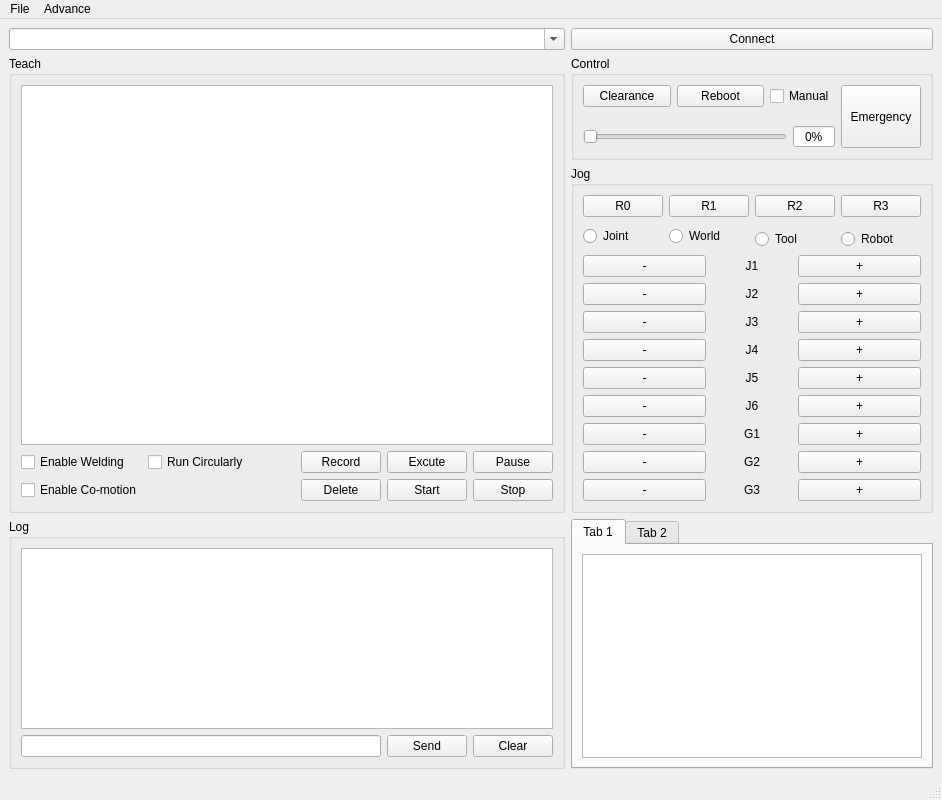
<?xml version="1.0" encoding="UTF-8"?>
<ui version="4.0">
 <class>MainWindow</class>
 <widget class="QMainWindow" name="MainWindow">
  <property name="geometry">
   <rect>
    <x>0</x>
    <y>0</y>
    <width>800</width>
    <height>600</height>
   </rect>
  </property>
  <property name="windowTitle">
   <string>MainWindow</string>
  </property>
  <widget class="QWidget" name="centralwidget">
   <layout class="QGridLayout" name="gridLayout_5">
    <item row="0" column="0">
     <widget class="QComboBox" name="comboBox">
      <property name="sizePolicy">
       <sizepolicy hsizetype="Preferred" vsizetype="Fixed">
        <horstretch>10</horstretch>
        <verstretch>0</verstretch>
       </sizepolicy>
      </property>
      <property name="editable">
       <bool>true</bool>
      </property>
      <property name="currentText">
       <string/>
      </property>
     </widget>
    </item>
    <item row="0" column="1">
     <widget class="QPushButton" name="pushButton">
      <property name="sizePolicy">
       <sizepolicy hsizetype="Minimum" vsizetype="Fixed">
        <horstretch>3</horstretch>
        <verstretch>0</verstretch>
       </sizepolicy>
      </property>
      <property name="text">
       <string>Connect</string>
      </property>
     </widget>
    </item>
    <item row="1" column="1">
     <widget class="QGroupBox" name="groupBox_4">
      <property name="sizePolicy">
       <sizepolicy hsizetype="Minimum" vsizetype="Maximum">
        <horstretch>0</horstretch>
        <verstretch>0</verstretch>
       </sizepolicy>
      </property>
      <property name="title">
       <string>Control</string>
      </property>
      <layout class="QGridLayout" name="gridLayout_4">
       <item row="0" column="1">
        <widget class="QPushButton" name="pushButton_11">
         <property name="sizePolicy">
          <sizepolicy hsizetype="Minimum" vsizetype="Fixed">
           <horstretch>0</horstretch>
           <verstretch>0</verstretch>
          </sizepolicy>
         </property>
         <property name="text">
          <string>Reboot</string>
         </property>
        </widget>
       </item>
       <item row="0" column="0">
        <widget class="QPushButton" name="pushButton_10">
         <property name="sizePolicy">
          <sizepolicy hsizetype="Minimum" vsizetype="Fixed">
           <horstretch>0</horstretch>
           <verstretch>0</verstretch>
          </sizepolicy>
         </property>
         <property name="text">
          <string>Clearance</string>
         </property>
        </widget>
       </item>
       <item row="3" column="0" colspan="3">
        <layout class="QHBoxLayout" name="horizontalLayout">
         <property name="sizeConstraint">
          <enum>QLayout::SetMaximumSize</enum>
         </property>
         <item>
          <widget class="QSlider" name="horizontalSlider">
           <property name="sizePolicy">
            <sizepolicy hsizetype="Preferred" vsizetype="Maximum">
             <horstretch>0</horstretch>
             <verstretch>0</verstretch>
            </sizepolicy>
           </property>
           <property name="maximum">
            <number>100</number>
           </property>
           <property name="pageStep">
            <number>0</number>
           </property>
           <property name="orientation">
            <enum>Qt::Horizontal</enum>
           </property>
          </widget>
         </item>
         <item>
          <widget class="QSpinBox" name="spinBox">
           <property name="sizePolicy">
            <sizepolicy hsizetype="Maximum" vsizetype="Fixed">
             <horstretch>0</horstretch>
             <verstretch>0</verstretch>
            </sizepolicy>
           </property>
           <property name="alignment">
            <set>Qt::AlignCenter</set>
           </property>
           <property name="buttonSymbols">
            <enum>QAbstractSpinBox::NoButtons</enum>
           </property>
           <property name="suffix">
            <string>%</string>
           </property>
           <property name="maximum">
            <number>100</number>
           </property>
          </widget>
         </item>
        </layout>
       </item>
       <item row="0" column="2">
        <widget class="QCheckBox" name="checkBox_2">
         <property name="sizePolicy">
          <sizepolicy hsizetype="Maximum" vsizetype="Fixed">
           <horstretch>0</horstretch>
           <verstretch>0</verstretch>
          </sizepolicy>
         </property>
         <property name="text">
          <string>Manual</string>
         </property>
        </widget>
       </item>
       <item row="0" column="3" rowspan="4">
        <widget class="QPushButton" name="pushButton_34">
         <property name="sizePolicy">
          <sizepolicy hsizetype="Fixed" vsizetype="Minimum">
           <horstretch>0</horstretch>
           <verstretch>0</verstretch>
          </sizepolicy>
         </property>
         <property name="text">
          <string>Emergency</string>
         </property>
        </widget>
       </item>
      </layout>
     </widget>
    </item>
    <item row="2" column="1">
     <widget class="QGroupBox" name="groupBox_2">
      <property name="sizePolicy">
       <sizepolicy hsizetype="Fixed" vsizetype="Minimum">
        <horstretch>0</horstretch>
        <verstretch>0</verstretch>
       </sizepolicy>
      </property>
      <property name="title">
       <string>Jog</string>
      </property>
      <layout class="QGridLayout" name="gridLayout_6">
       <item row="18" column="4" colspan="2">
        <widget class="QPushButton" name="pushButton_29">
         <property name="sizePolicy">
          <sizepolicy hsizetype="Minimum" vsizetype="Fixed">
           <horstretch>0</horstretch>
           <verstretch>0</verstretch>
          </sizepolicy>
         </property>
         <property name="text">
          <string>+</string>
         </property>
        </widget>
       </item>
       <item row="17" column="2" colspan="2">
        <widget class="QLabel" name="label_8">
         <property name="sizePolicy">
          <sizepolicy hsizetype="Minimum" vsizetype="Preferred">
           <horstretch>0</horstretch>
           <verstretch>0</verstretch>
          </sizepolicy>
         </property>
         <property name="text">
          <string>G2</string>
         </property>
         <property name="alignment">
          <set>Qt::AlignCenter</set>
         </property>
        </widget>
       </item>
       <item row="4" column="4" colspan="2">
        <widget class="QPushButton" name="pushButton_13">
         <property name="sizePolicy">
          <sizepolicy hsizetype="Minimum" vsizetype="Fixed">
           <horstretch>0</horstretch>
           <verstretch>0</verstretch>
          </sizepolicy>
         </property>
         <property name="text">
          <string>+</string>
         </property>
        </widget>
       </item>
       <item row="16" column="2" colspan="2">
        <widget class="QLabel" name="label_7">
         <property name="sizePolicy">
          <sizepolicy hsizetype="Minimum" vsizetype="Preferred">
           <horstretch>0</horstretch>
           <verstretch>0</verstretch>
          </sizepolicy>
         </property>
         <property name="text">
          <string>G1</string>
         </property>
         <property name="alignment">
          <set>Qt::AlignCenter</set>
         </property>
        </widget>
       </item>
       <item row="13" column="2" rowspan="2" colspan="2">
        <widget class="QLabel" name="label_5">
         <property name="sizePolicy">
          <sizepolicy hsizetype="Minimum" vsizetype="Preferred">
           <horstretch>0</horstretch>
           <verstretch>0</verstretch>
          </sizepolicy>
         </property>
         <property name="text">
          <string>J5</string>
         </property>
         <property name="alignment">
          <set>Qt::AlignCenter</set>
         </property>
        </widget>
       </item>
       <item row="15" column="2" colspan="2">
        <widget class="QLabel" name="label_6">
         <property name="sizePolicy">
          <sizepolicy hsizetype="Minimum" vsizetype="Preferred">
           <horstretch>0</horstretch>
           <verstretch>0</verstretch>
          </sizepolicy>
         </property>
         <property name="text">
          <string>J6</string>
         </property>
         <property name="alignment">
          <set>Qt::AlignCenter</set>
         </property>
        </widget>
       </item>
       <item row="18" column="0" colspan="2">
        <widget class="QPushButton" name="pushButton_28">
         <property name="sizePolicy">
          <sizepolicy hsizetype="Minimum" vsizetype="Fixed">
           <horstretch>0</horstretch>
           <verstretch>0</verstretch>
          </sizepolicy>
         </property>
         <property name="text">
          <string>-</string>
         </property>
        </widget>
       </item>
       <item row="9" column="2" colspan="2">
        <widget class="QLabel" name="label_3">
         <property name="sizePolicy">
          <sizepolicy hsizetype="Minimum" vsizetype="Preferred">
           <horstretch>0</horstretch>
           <verstretch>0</verstretch>
          </sizepolicy>
         </property>
         <property name="text">
          <string>J3</string>
         </property>
         <property name="alignment">
          <set>Qt::AlignCenter</set>
         </property>
        </widget>
       </item>
       <item row="0" column="5">
        <widget class="QPushButton" name="pushButton_33">
         <property name="sizePolicy">
          <sizepolicy hsizetype="Minimum" vsizetype="Fixed">
           <horstretch>2</horstretch>
           <verstretch>0</verstretch>
          </sizepolicy>
         </property>
         <property name="maximumSize">
          <size>
           <width>16777215</width>
           <height>16777215</height>
          </size>
         </property>
         <property name="text">
          <string>R3</string>
         </property>
        </widget>
       </item>
       <item row="10" column="2" rowspan="3" colspan="2">
        <widget class="QLabel" name="label_4">
         <property name="sizePolicy">
          <sizepolicy hsizetype="Minimum" vsizetype="Preferred">
           <horstretch>0</horstretch>
           <verstretch>0</verstretch>
          </sizepolicy>
         </property>
         <property name="text">
          <string>J4</string>
         </property>
         <property name="alignment">
          <set>Qt::AlignCenter</set>
         </property>
        </widget>
       </item>
       <item row="16" column="0" colspan="2">
        <widget class="QPushButton" name="pushButton_24">
         <property name="sizePolicy">
          <sizepolicy hsizetype="Minimum" vsizetype="Fixed">
           <horstretch>0</horstretch>
           <verstretch>0</verstretch>
          </sizepolicy>
         </property>
         <property name="text">
          <string>-</string>
         </property>
        </widget>
       </item>
       <item row="9" column="0" colspan="2">
        <widget class="QPushButton" name="pushButton_16">
         <property name="sizePolicy">
          <sizepolicy hsizetype="Minimum" vsizetype="Fixed">
           <horstretch>0</horstretch>
           <verstretch>0</verstretch>
          </sizepolicy>
         </property>
         <property name="text">
          <string>-</string>
         </property>
        </widget>
       </item>
       <item row="13" column="4" rowspan="2" colspan="2">
        <widget class="QPushButton" name="pushButton_21">
         <property name="sizePolicy">
          <sizepolicy hsizetype="Minimum" vsizetype="Fixed">
           <horstretch>0</horstretch>
           <verstretch>0</verstretch>
          </sizepolicy>
         </property>
         <property name="text">
          <string>+</string>
         </property>
        </widget>
       </item>
       <item row="1" column="0" rowspan="2">
        <widget class="QRadioButton" name="radioButton">
         <property name="sizePolicy">
          <sizepolicy hsizetype="Minimum" vsizetype="Fixed">
           <horstretch>0</horstretch>
           <verstretch>0</verstretch>
          </sizepolicy>
         </property>
         <property name="text">
          <string>Joint</string>
         </property>
        </widget>
       </item>
       <item row="4" column="0" colspan="2">
        <widget class="QPushButton" name="pushButton_12">
         <property name="sizePolicy">
          <sizepolicy hsizetype="Minimum" vsizetype="Fixed">
           <horstretch>0</horstretch>
           <verstretch>0</verstretch>
          </sizepolicy>
         </property>
         <property name="text">
          <string>-</string>
         </property>
        </widget>
       </item>
       <item row="1" column="1" rowspan="2" colspan="2">
        <widget class="QRadioButton" name="radioButton_2">
         <property name="sizePolicy">
          <sizepolicy hsizetype="Minimum" vsizetype="Fixed">
           <horstretch>0</horstretch>
           <verstretch>0</verstretch>
          </sizepolicy>
         </property>
         <property name="text">
          <string>World</string>
         </property>
        </widget>
       </item>
       <item row="0" column="3" colspan="2">
        <widget class="QPushButton" name="pushButton_32">
         <property name="sizePolicy">
          <sizepolicy hsizetype="Minimum" vsizetype="Fixed">
           <horstretch>2</horstretch>
           <verstretch>0</verstretch>
          </sizepolicy>
         </property>
         <property name="maximumSize">
          <size>
           <width>16777215</width>
           <height>16777215</height>
          </size>
         </property>
         <property name="text">
          <string>R2</string>
         </property>
        </widget>
       </item>
       <item row="0" column="1" colspan="2">
        <widget class="QPushButton" name="pushButton_31">
         <property name="sizePolicy">
          <sizepolicy hsizetype="Minimum" vsizetype="Fixed">
           <horstretch>2</horstretch>
           <verstretch>0</verstretch>
          </sizepolicy>
         </property>
         <property name="maximumSize">
          <size>
           <width>16777215</width>
           <height>16777215</height>
          </size>
         </property>
         <property name="text">
          <string>R1</string>
         </property>
        </widget>
       </item>
       <item row="0" column="0">
        <widget class="QPushButton" name="pushButton_30">
         <property name="sizePolicy">
          <sizepolicy hsizetype="Minimum" vsizetype="Fixed">
           <horstretch>2</horstretch>
           <verstretch>0</verstretch>
          </sizepolicy>
         </property>
         <property name="maximumSize">
          <size>
           <width>16777215</width>
           <height>16777215</height>
          </size>
         </property>
         <property name="text">
          <string>R0</string>
         </property>
        </widget>
       </item>
       <item row="16" column="4" colspan="2">
        <widget class="QPushButton" name="pushButton_25">
         <property name="sizePolicy">
          <sizepolicy hsizetype="Minimum" vsizetype="Fixed">
           <horstretch>0</horstretch>
           <verstretch>0</verstretch>
          </sizepolicy>
         </property>
         <property name="text">
          <string>+</string>
         </property>
        </widget>
       </item>
       <item row="9" column="4" colspan="2">
        <widget class="QPushButton" name="pushButton_17">
         <property name="sizePolicy">
          <sizepolicy hsizetype="Minimum" vsizetype="Fixed">
           <horstretch>0</horstretch>
           <verstretch>0</verstretch>
          </sizepolicy>
         </property>
         <property name="text">
          <string>+</string>
         </property>
        </widget>
       </item>
       <item row="5" column="4" colspan="2">
        <widget class="QPushButton" name="pushButton_15">
         <property name="sizePolicy">
          <sizepolicy hsizetype="Minimum" vsizetype="Fixed">
           <horstretch>0</horstretch>
           <verstretch>0</verstretch>
          </sizepolicy>
         </property>
         <property name="text">
          <string>+</string>
         </property>
        </widget>
       </item>
       <item row="17" column="0" colspan="2">
        <widget class="QPushButton" name="pushButton_26">
         <property name="sizePolicy">
          <sizepolicy hsizetype="Minimum" vsizetype="Fixed">
           <horstretch>0</horstretch>
           <verstretch>0</verstretch>
          </sizepolicy>
         </property>
         <property name="text">
          <string>-</string>
         </property>
        </widget>
       </item>
       <item row="18" column="2" colspan="2">
        <widget class="QLabel" name="label_9">
         <property name="sizePolicy">
          <sizepolicy hsizetype="Minimum" vsizetype="Preferred">
           <horstretch>0</horstretch>
           <verstretch>0</verstretch>
          </sizepolicy>
         </property>
         <property name="text">
          <string>G3</string>
         </property>
         <property name="alignment">
          <set>Qt::AlignCenter</set>
         </property>
        </widget>
       </item>
       <item row="13" column="0" rowspan="2" colspan="2">
        <widget class="QPushButton" name="pushButton_20">
         <property name="sizePolicy">
          <sizepolicy hsizetype="Minimum" vsizetype="Fixed">
           <horstretch>0</horstretch>
           <verstretch>0</verstretch>
          </sizepolicy>
         </property>
         <property name="text">
          <string>-</string>
         </property>
        </widget>
       </item>
       <item row="10" column="0" rowspan="3" colspan="2">
        <widget class="QPushButton" name="pushButton_18">
         <property name="sizePolicy">
          <sizepolicy hsizetype="Minimum" vsizetype="Fixed">
           <horstretch>0</horstretch>
           <verstretch>0</verstretch>
          </sizepolicy>
         </property>
         <property name="text">
          <string>-</string>
         </property>
        </widget>
       </item>
       <item row="17" column="4" colspan="2">
        <widget class="QPushButton" name="pushButton_27">
         <property name="sizePolicy">
          <sizepolicy hsizetype="Minimum" vsizetype="Fixed">
           <horstretch>0</horstretch>
           <verstretch>0</verstretch>
          </sizepolicy>
         </property>
         <property name="text">
          <string>+</string>
         </property>
        </widget>
       </item>
       <item row="10" column="4" rowspan="3" colspan="2">
        <widget class="QPushButton" name="pushButton_19">
         <property name="sizePolicy">
          <sizepolicy hsizetype="Minimum" vsizetype="Fixed">
           <horstretch>0</horstretch>
           <verstretch>0</verstretch>
          </sizepolicy>
         </property>
         <property name="text">
          <string>+</string>
         </property>
        </widget>
       </item>
       <item row="15" column="4" colspan="2">
        <widget class="QPushButton" name="pushButton_23">
         <property name="sizePolicy">
          <sizepolicy hsizetype="Minimum" vsizetype="Fixed">
           <horstretch>0</horstretch>
           <verstretch>0</verstretch>
          </sizepolicy>
         </property>
         <property name="text">
          <string>+</string>
         </property>
        </widget>
       </item>
       <item row="4" column="2" colspan="2">
        <widget class="QLabel" name="label">
         <property name="sizePolicy">
          <sizepolicy hsizetype="Minimum" vsizetype="Preferred">
           <horstretch>0</horstretch>
           <verstretch>0</verstretch>
          </sizepolicy>
         </property>
         <property name="sizeIncrement">
          <size>
           <width>0</width>
           <height>0</height>
          </size>
         </property>
         <property name="text">
          <string>J1</string>
         </property>
         <property name="alignment">
          <set>Qt::AlignCenter</set>
         </property>
        </widget>
       </item>
       <item row="15" column="0" colspan="2">
        <widget class="QPushButton" name="pushButton_22">
         <property name="sizePolicy">
          <sizepolicy hsizetype="Minimum" vsizetype="Fixed">
           <horstretch>0</horstretch>
           <verstretch>0</verstretch>
          </sizepolicy>
         </property>
         <property name="text">
          <string>-</string>
         </property>
        </widget>
       </item>
       <item row="5" column="2" colspan="2">
        <widget class="QLabel" name="label_2">
         <property name="sizePolicy">
          <sizepolicy hsizetype="Minimum" vsizetype="Preferred">
           <horstretch>0</horstretch>
           <verstretch>0</verstretch>
          </sizepolicy>
         </property>
         <property name="text">
          <string>J2</string>
         </property>
         <property name="alignment">
          <set>Qt::AlignCenter</set>
         </property>
        </widget>
       </item>
       <item row="5" column="0" colspan="2">
        <widget class="QPushButton" name="pushButton_14">
         <property name="sizePolicy">
          <sizepolicy hsizetype="Minimum" vsizetype="Fixed">
           <horstretch>0</horstretch>
           <verstretch>0</verstretch>
          </sizepolicy>
         </property>
         <property name="text">
          <string>-</string>
         </property>
        </widget>
       </item>
       <item row="2" column="5">
        <widget class="QRadioButton" name="radioButton_4">
         <property name="sizePolicy">
          <sizepolicy hsizetype="Minimum" vsizetype="Fixed">
           <horstretch>0</horstretch>
           <verstretch>0</verstretch>
          </sizepolicy>
         </property>
         <property name="text">
          <string>Robot</string>
         </property>
        </widget>
       </item>
       <item row="2" column="3" colspan="2">
        <widget class="QRadioButton" name="radioButton_3">
         <property name="sizePolicy">
          <sizepolicy hsizetype="Minimum" vsizetype="Fixed">
           <horstretch>0</horstretch>
           <verstretch>0</verstretch>
          </sizepolicy>
         </property>
         <property name="text">
          <string>Tool</string>
         </property>
        </widget>
       </item>
      </layout>
     </widget>
    </item>
    <item row="3" column="0">
     <widget class="QGroupBox" name="groupBox_3">
      <property name="title">
       <string>Log</string>
      </property>
      <layout class="QGridLayout" name="gridLayout_2">
       <item row="0" column="0" colspan="3">
        <widget class="QTextBrowser" name="textBrowser"/>
       </item>
       <item row="1" column="0">
        <widget class="QLineEdit" name="lineEdit"/>
       </item>
       <item row="1" column="1">
        <widget class="QPushButton" name="pushButton_8">
         <property name="text">
          <string>Send</string>
         </property>
        </widget>
       </item>
       <item row="1" column="2">
        <widget class="QPushButton" name="pushButton_9">
         <property name="text">
          <string>Clear</string>
         </property>
        </widget>
       </item>
      </layout>
     </widget>
    </item>
    <item row="3" column="1">
     <widget class="QTabWidget" name="tabWidget">
      <property name="sizePolicy">
       <sizepolicy hsizetype="Preferred" vsizetype="Expanding">
        <horstretch>0</horstretch>
        <verstretch>0</verstretch>
       </sizepolicy>
      </property>
      <property name="currentIndex">
       <number>0</number>
      </property>
      <widget class="QWidget" name="tab">
       <attribute name="title">
        <string>Tab 1</string>
       </attribute>
       <layout class="QGridLayout" name="gridLayout_3">
        <item row="0" column="0">
         <widget class="QTableWidget" name="tableWidget_2">
          <property name="sizePolicy">
           <sizepolicy hsizetype="Ignored" vsizetype="Expanding">
            <horstretch>0</horstretch>
            <verstretch>0</verstretch>
           </sizepolicy>
          </property>
         </widget>
        </item>
       </layout>
      </widget>
      <widget class="QWidget" name="tab_2">
       <attribute name="title">
        <string>Tab 2</string>
       </attribute>
       <layout class="QGridLayout" name="gridLayout_7">
        <item row="0" column="0">
         <widget class="QCheckBox" name="checkBox_3">
          <property name="text">
           <string>In 1</string>
          </property>
         </widget>
        </item>
        <item row="0" column="1">
         <widget class="QCheckBox" name="checkBox_11">
          <property name="text">
           <string>Out 1</string>
          </property>
         </widget>
        </item>
        <item row="1" column="0">
         <widget class="QCheckBox" name="checkBox_4">
          <property name="text">
           <string>In 2</string>
          </property>
         </widget>
        </item>
        <item row="1" column="1">
         <widget class="QCheckBox" name="checkBox_12">
          <property name="text">
           <string>Out 2</string>
          </property>
         </widget>
        </item>
        <item row="2" column="1">
         <widget class="QCheckBox" name="checkBox_13">
          <property name="text">
           <string>Out 3</string>
          </property>
         </widget>
        </item>
        <item row="6" column="0">
         <widget class="QCheckBox" name="checkBox_7">
          <property name="text">
           <string>In 5</string>
          </property>
         </widget>
        </item>
        <item row="6" column="1">
         <widget class="QCheckBox" name="checkBox_15">
          <property name="text">
           <string>Out 5</string>
          </property>
         </widget>
        </item>
        <item row="7" column="0">
         <widget class="QCheckBox" name="checkBox_8">
          <property name="text">
           <string>In 6</string>
          </property>
         </widget>
        </item>
        <item row="7" column="1">
         <widget class="QCheckBox" name="checkBox_16">
          <property name="text">
           <string>Out 6</string>
          </property>
         </widget>
        </item>
        <item row="8" column="0">
         <widget class="QCheckBox" name="checkBox_9">
          <property name="text">
           <string>In 7</string>
          </property>
         </widget>
        </item>
        <item row="8" column="1">
         <widget class="QCheckBox" name="checkBox_17">
          <property name="text">
           <string>Out 7</string>
          </property>
         </widget>
        </item>
        <item row="9" column="0">
         <widget class="QCheckBox" name="checkBox_10">
          <property name="text">
           <string>In 8</string>
          </property>
         </widget>
        </item>
        <item row="9" column="1">
         <widget class="QCheckBox" name="checkBox_18">
          <property name="text">
           <string>Out 8</string>
          </property>
         </widget>
        </item>
        <item row="3" column="1">
         <widget class="QCheckBox" name="checkBox_14">
          <property name="text">
           <string>Out 4</string>
          </property>
         </widget>
        </item>
        <item row="2" column="0">
         <widget class="QCheckBox" name="checkBox_5">
          <property name="text">
           <string>In 3</string>
          </property>
         </widget>
        </item>
        <item row="3" column="0">
         <widget class="QCheckBox" name="checkBox_6">
          <property name="text">
           <string>In 4</string>
          </property>
         </widget>
        </item>
       </layout>
      </widget>
     </widget>
    </item>
    <item row="1" column="0" rowspan="2">
     <widget class="QGroupBox" name="groupBox">
      <property name="sizePolicy">
       <sizepolicy hsizetype="Minimum" vsizetype="Preferred">
        <horstretch>0</horstretch>
        <verstretch>0</verstretch>
       </sizepolicy>
      </property>
      <property name="title">
       <string>Teach</string>
      </property>
      <layout class="QGridLayout" name="gridLayout">
       <item row="2" column="2">
        <spacer name="horizontalSpacer">
         <property name="orientation">
          <enum>Qt::Horizontal</enum>
         </property>
         <property name="sizeHint" stdset="0">
          <size>
           <width>40</width>
           <height>20</height>
          </size>
         </property>
        </spacer>
       </item>
       <item row="3" column="5">
        <widget class="QPushButton" name="pushButton_6">
         <property name="sizePolicy">
          <sizepolicy hsizetype="Minimum" vsizetype="Minimum">
           <horstretch>0</horstretch>
           <verstretch>0</verstretch>
          </sizepolicy>
         </property>
         <property name="text">
          <string>Stop</string>
         </property>
        </widget>
       </item>
       <item row="0" column="0" colspan="6">
        <widget class="QTableWidget" name="tableWidget">
         <property name="verticalScrollMode">
          <enum>QAbstractItemView::ScrollPerPixel</enum>
         </property>
         <property name="horizontalScrollMode">
          <enum>QAbstractItemView::ScrollPerPixel</enum>
         </property>
        </widget>
       </item>
       <item row="2" column="3">
        <widget class="QPushButton" name="pushButton_2">
         <property name="sizePolicy">
          <sizepolicy hsizetype="Maximum" vsizetype="Fixed">
           <horstretch>0</horstretch>
           <verstretch>0</verstretch>
          </sizepolicy>
         </property>
         <property name="text">
          <string>Record</string>
         </property>
        </widget>
       </item>
       <item row="2" column="0">
        <widget class="QCheckBox" name="checkBox">
         <property name="sizePolicy">
          <sizepolicy hsizetype="Minimum" vsizetype="Fixed">
           <horstretch>0</horstretch>
           <verstretch>0</verstretch>
          </sizepolicy>
         </property>
         <property name="text">
          <string>Enable Welding</string>
         </property>
        </widget>
       </item>
       <item row="3" column="3">
        <widget class="QPushButton" name="pushButton_3">
         <property name="text">
          <string>Delete</string>
         </property>
        </widget>
       </item>
       <item row="2" column="5">
        <widget class="QPushButton" name="pushButton_5">
         <property name="sizePolicy">
          <sizepolicy hsizetype="Maximum" vsizetype="Fixed">
           <horstretch>0</horstretch>
           <verstretch>0</verstretch>
          </sizepolicy>
         </property>
         <property name="text">
          <string>Pause</string>
         </property>
        </widget>
       </item>
       <item row="3" column="4">
        <widget class="QPushButton" name="pushButton_4">
         <property name="text">
          <string>Start</string>
         </property>
        </widget>
       </item>
       <item row="2" column="4">
        <widget class="QPushButton" name="pushButton_7">
         <property name="sizePolicy">
          <sizepolicy hsizetype="Maximum" vsizetype="Fixed">
           <horstretch>0</horstretch>
           <verstretch>0</verstretch>
          </sizepolicy>
         </property>
         <property name="text">
          <string>Excute</string>
         </property>
        </widget>
       </item>
       <item row="3" column="0">
        <widget class="QCheckBox" name="checkBox_19">
         <property name="text">
          <string>Enable Co-motion</string>
         </property>
        </widget>
       </item>
       <item row="2" column="1">
        <widget class="QCheckBox" name="checkBox_20">
         <property name="text">
          <string>Run Circularly</string>
         </property>
        </widget>
       </item>
      </layout>
     </widget>
    </item>
   </layout>
  </widget>
  <widget class="QMenuBar" name="menubar">
   <property name="geometry">
    <rect>
     <x>0</x>
     <y>0</y>
     <width>800</width>
     <height>18</height>
    </rect>
   </property>
   <widget class="QMenu" name="menuFile">
    <property name="title">
     <string>File</string>
    </property>
    <addaction name="actionOpen"/>
    <addaction name="actionSave"/>
    <addaction name="actionSave_As"/>
   </widget>
   <widget class="QMenu" name="menuAdvance">
    <property name="title">
     <string>Advance</string>
    </property>
    <addaction name="actionConfig"/>
    <addaction name="actionProcedure"/>
   </widget>
   <addaction name="menuFile"/>
   <addaction name="menuAdvance"/>
  </widget>
  <widget class="QStatusBar" name="statusbar"/>
  <action name="actionOpen">
   <property name="text">
    <string>Open</string>
   </property>
  </action>
  <action name="actionSave">
   <property name="text">
    <string>Save</string>
   </property>
  </action>
  <action name="actionSave_As">
   <property name="text">
    <string>Save As</string>
   </property>
  </action>
  <action name="actionConfig">
   <property name="text">
    <string>Config</string>
   </property>
  </action>
  <action name="actionProcedure">
   <property name="text">
    <string>Procedure</string>
   </property>
  </action>
 </widget>
 <resources/>
 <connections/>
</ui>
